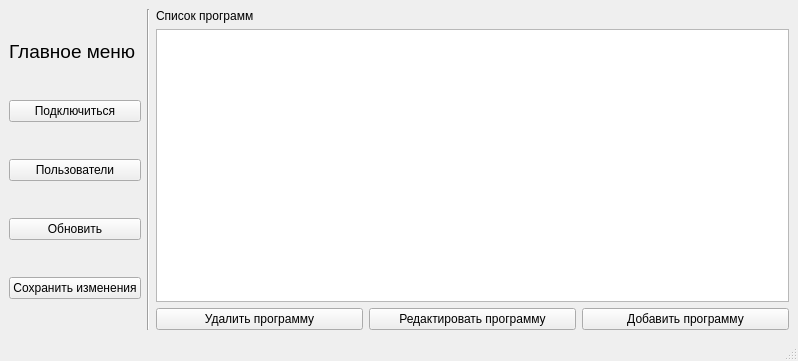
<?xml version="1.0" encoding="UTF-8"?>
<ui version="4.0">
 <class>MainWindow</class>
 <widget class="QMainWindow" name="MainWindow">
  <property name="geometry">
   <rect>
    <x>0</x>
    <y>0</y>
    <width>798</width>
    <height>361</height>
   </rect>
  </property>
  <property name="windowTitle">
   <string>MainWindow</string>
  </property>
  <widget class="QWidget" name="centralwidget">
   <layout class="QHBoxLayout" name="horizontalLayout_2">
    <item>
     <layout class="QVBoxLayout" name="verticalLayout">
      <item>
       <widget class="QLabel" name="label_2">
        <property name="sizePolicy">
         <sizepolicy hsizetype="Preferred" vsizetype="Maximum">
          <horstretch>0</horstretch>
          <verstretch>0</verstretch>
         </sizepolicy>
        </property>
        <property name="font">
         <font>
          <pointsize>14</pointsize>
         </font>
        </property>
        <property name="text">
         <string>Главное меню</string>
        </property>
       </widget>
      </item>
      <item>
       <widget class="QPushButton" name="btn_connect">
        <property name="text">
         <string>Подключиться</string>
        </property>
       </widget>
      </item>
      <item>
       <widget class="QPushButton" name="btn_users">
        <property name="text">
         <string>Пользователи</string>
        </property>
       </widget>
      </item>
      <item>
       <widget class="QPushButton" name="btn_update">
        <property name="text">
         <string>Обновить</string>
        </property>
       </widget>
      </item>
      <item>
       <widget class="QPushButton" name="btn_save">
        <property name="text">
         <string>Сохранить изменения</string>
        </property>
       </widget>
      </item>
     </layout>
    </item>
    <item>
     <widget class="Line" name="line">
      <property name="orientation">
       <enum>Qt::Vertical</enum>
      </property>
     </widget>
    </item>
    <item>
     <layout class="QVBoxLayout" name="verticalLayout_3">
      <item>
       <layout class="QVBoxLayout" name="verticalLayout_2">
        <item>
         <widget class="QLabel" name="label">
          <property name="text">
           <string>Список программ</string>
          </property>
         </widget>
        </item>
        <item>
         <widget class="QTableView" name="tableView">
          <property name="editTriggers">
           <set>QAbstractItemView::NoEditTriggers</set>
          </property>
          <property name="selectionBehavior">
           <enum>QAbstractItemView::SelectRows</enum>
          </property>
         </widget>
        </item>
       </layout>
      </item>
      <item>
       <layout class="QHBoxLayout" name="horizontalLayout">
        <item>
         <widget class="QPushButton" name="btn_del_prog">
          <property name="text">
           <string>Удалить программу</string>
          </property>
         </widget>
        </item>
        <item>
         <widget class="QPushButton" name="btn_edit_prog">
          <property name="text">
           <string>Редактировать программу</string>
          </property>
         </widget>
        </item>
        <item>
         <widget class="QPushButton" name="btn_add_prog">
          <property name="text">
           <string>Добавить программу</string>
          </property>
         </widget>
        </item>
       </layout>
      </item>
     </layout>
    </item>
   </layout>
  </widget>
  <widget class="QMenuBar" name="menubar">
   <property name="geometry">
    <rect>
     <x>0</x>
     <y>0</y>
     <width>798</width>
     <height>20</height>
    </rect>
   </property>
  </widget>
  <widget class="QStatusBar" name="statusbar"/>
 </widget>
 <resources/>
 <connections/>
</ui>
